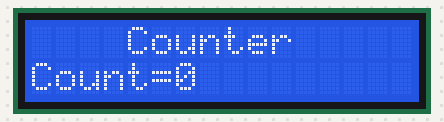
A program run on a simulated Raspberry Pi (BCM pin numbers). Parts: 16×2 character LCD.

Above: at 0.1 s.
At 4.1 s:
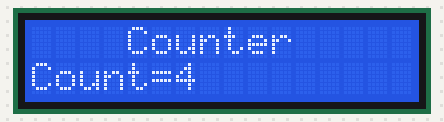
At 9.1 s:
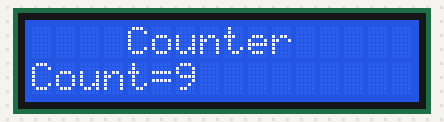
At 19.2 s:
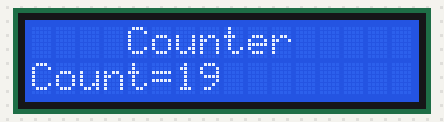
At 28.2 s:
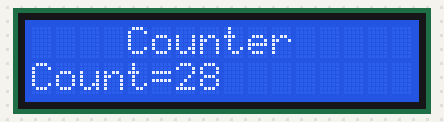
At 38.3 s:
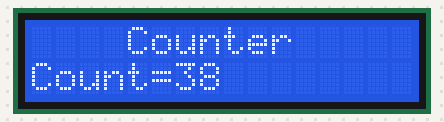

Measured:
- what the display in image 0 shows lasts 1.0 s, from 0.0 s to 1.0 s

The program:

LCDCounter.py
```python
#----------------------------------------------------------------------
#
#			LCD SECONDS COUNTER
#			===================
#
# This program displays "Counter" at first row, column 4 of the LCD.
# The count is displayed in the second row in the following format:
#
#     Counter
# Count=nn
#
# Author: Dogan Ibrahim
# File  : LCDCounter.py
# Date  : November 2020
#-----------------------------------------------------------------------
import board
import digitalio
import time
import adafruit_character_lcd.character_lcd as characterlcd

#
# Interface between the LCD and Raspberry Pi
#
D4 = digitalio.DigitalInOut(board.D21)		# Pin 40
D5 = digitalio.DigitalInOut(board.D20)		# Pin 38
D6 = digitalio.DigitalInOut(board.D16)		# Pin 36
D7 = digitalio.DigitalInOut(board.D12)		# Pin 32
RS = digitalio.DigitalInOut(board.D7)		# Pin 36
E = digitalio.DigitalInOut(board.D8)		# Pin 24
Columns = 16
Rows = 2


lcd = characterlcd.Character_LCD_Mono(RS,E,D4,D5,D6,D7,Columns,Rows)

lcd.home()					# Home cursor
lcd.cursor_position(4, 0)			# Set at (4, 0)
lcd.message="Counter"				# Display text
cnt = 0						# Initialize cnt
lcd.cursor_position(0, 1)			# Set at (0, 1)
lcd.message="Count="				# Display text

try:

   while True:					# Do Forever
      lcd.cursor_position(6,1)			# Set at (6, 1)
      lcd.message=str(cnt)			# Display cnt
      cnt = cnt + 1				# Increment cnt
      time.sleep(1)				# Wait 1 second

except KeyboardInterrupt:
    exit(0)
```
